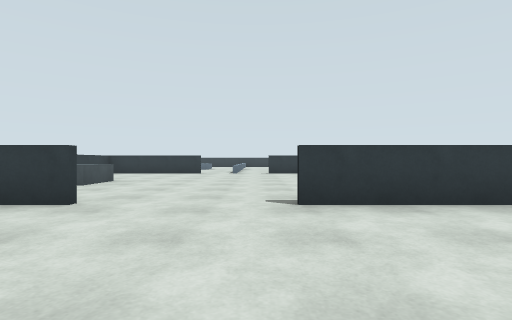
View 1 (above)

18 first-person views from a walk through a world built for the Gazebo simulator. The camera is 0.94 m above the floor, looks level and sees 80° across. The floor is counted in squares, 2 m on a side. Each view is taken from the middle of a square. On the plan, view 1 faces up. The plan holds only what a view shows up to about 9 squares ahead; the rest is blank. The place goes on beyond the plan.

View 2
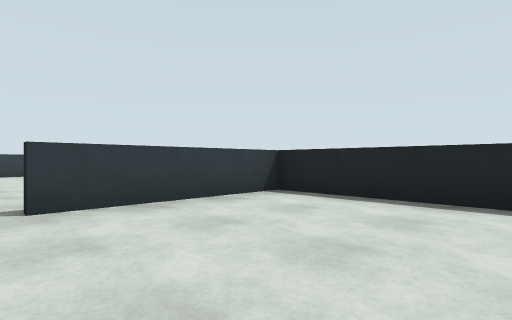

View 3
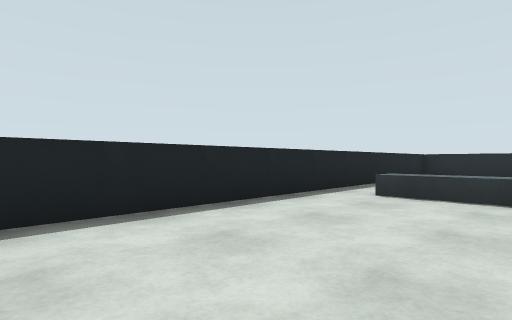

View 4
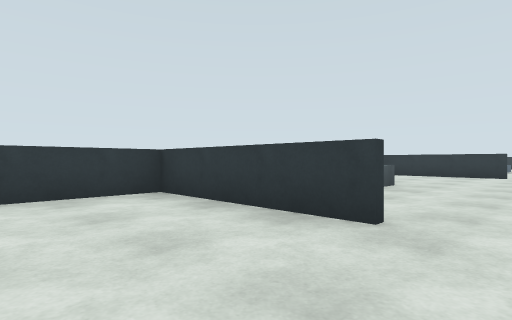

View 5
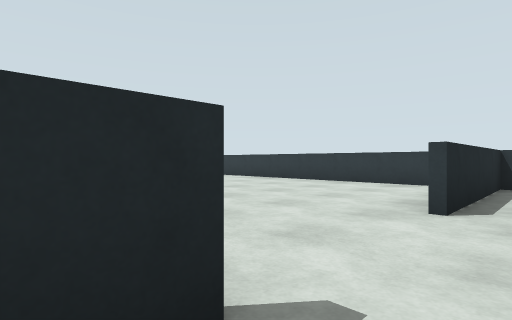

View 6
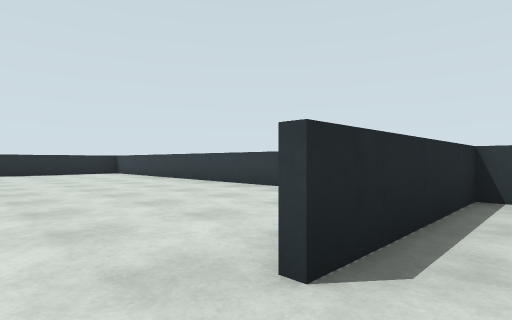

View 7
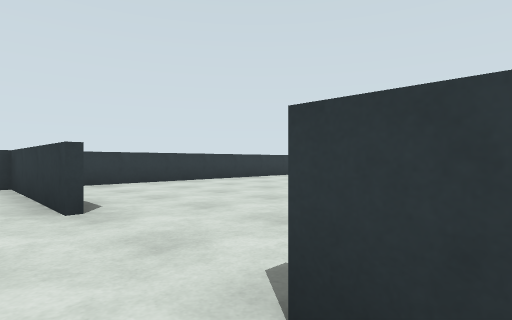

View 8
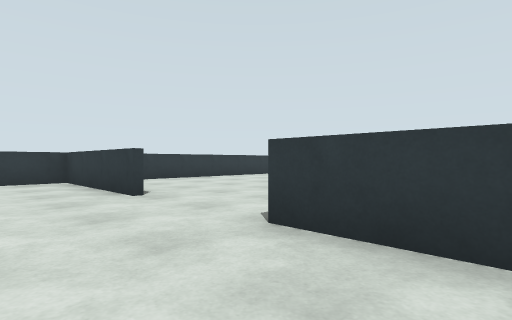

View 9
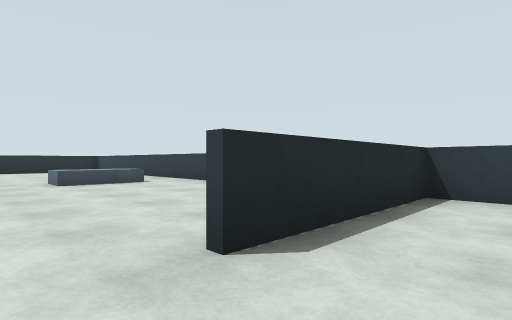

View 10
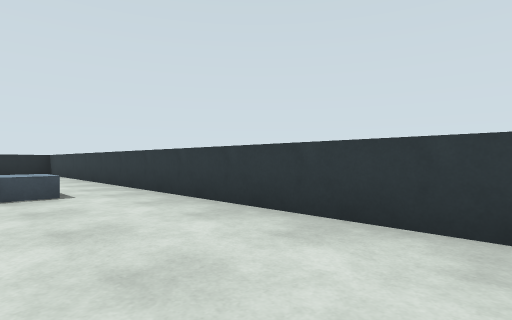

View 11
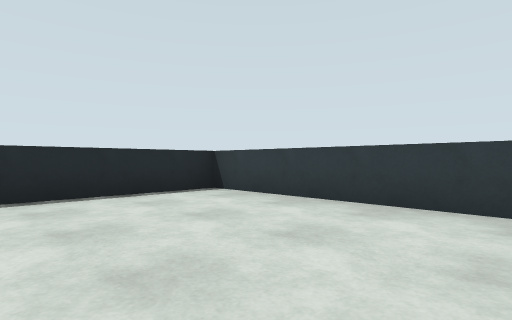

View 12
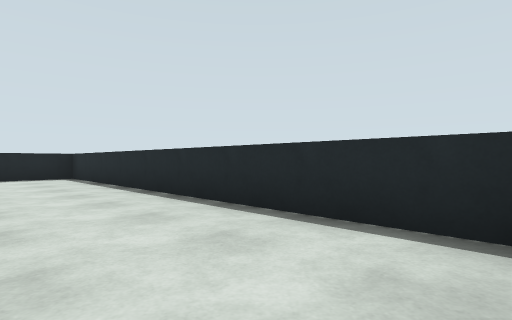

View 13
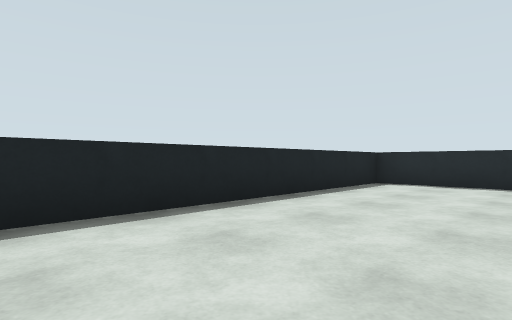

View 14
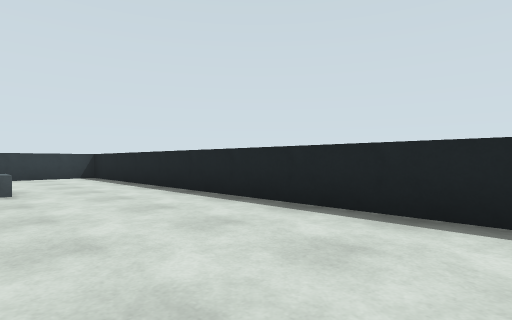

View 15
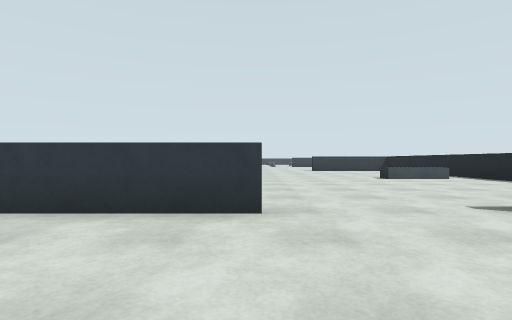

View 16
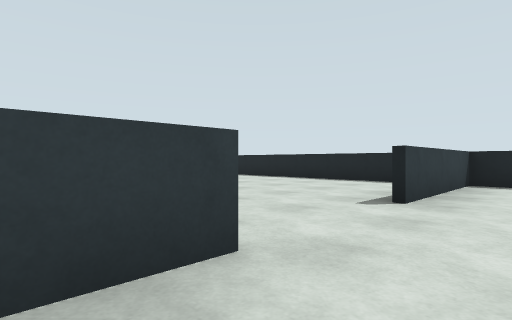

View 17
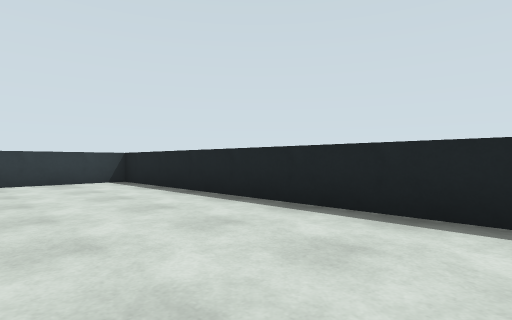

View 18
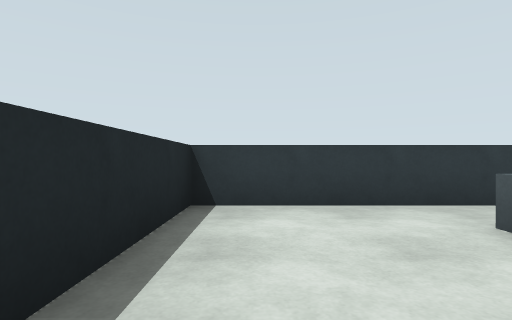

### Floor plan
Ten units are one square. View 1 is at (0, 0); x grows to the right and y downward. Boxes are objects, and circles mark ways between rooms. Rooms are numbered by the first view taken in them; rooms with no view inside come last. Other rooms are left out.
<svg viewBox="-57 -100 99 297">
<path fill="none" stroke="#000" d="M-19 -32 -52 -32M18 72 37 72 37 -32 4 -32M-52 -30 -52 70M-52 72 -19 72M4 -33 10 -33M-52 -68 -52 -30M-52 -33 -19 -33M37 -41 37 -95M-19 73 -52 73M-52 70 -52 192 37 192 37 73 4 73"/>
<rect x="15" y="15" width="10" height="10" fill="#bbb"><title>counter</title></rect>
<rect x="-45" y="-65" width="10" height="10" fill="#bbb"><title>grey box</title></rect>
<rect x="-45" y="125" width="20" height="10" fill="#bbb"><title>blue box</title></rect>
<rect x="5" y="105" width="10" height="10" fill="#bbb"><title>grey box</title></rect>
<circle cx="-5" cy="-30" r="3" fill="#2a7"/>
<circle cx="-5" cy="70" r="3" fill="#2a7"/>
<text x="-10" y="20">1</text>
<text x="-10" y="-60">2</text>
<text x="-10" y="130">3</text>
</svg>
Room 1 opens to room 2. Room 1 opens to room 3.

Where each view was taken, in squares from view 1:
view 1: 0 up, 0 right, facing up
view 2: 0 up, 0 right, facing up-right
view 3: 2 up, 1 right, facing down-right
view 4: 1 up, 1 left, facing up-left
view 5: 4 up, 1 right, facing down-left
view 6: 4 up, 1 left, facing down-left
view 7: 8 down, 1 right, facing up-left
view 8: 9 down, 2 right, facing up-left
view 9: 6 down, 1 left, facing down-left
view 10: 8 down, 3 left, facing down-left
view 11: 15 down, 2 left, facing down-left
view 12: 17 down, 5 left, facing down-right
view 13: 13 down, 1 right, facing down-right
view 14: 16 down, 1 right, facing up-right
view 15: 10 down, 2 left, facing up
view 16: 2 up, 3 left, facing up-right
view 17: 4 up, 1 right, facing up-right
view 18: 4 up, 2 left, facing left
